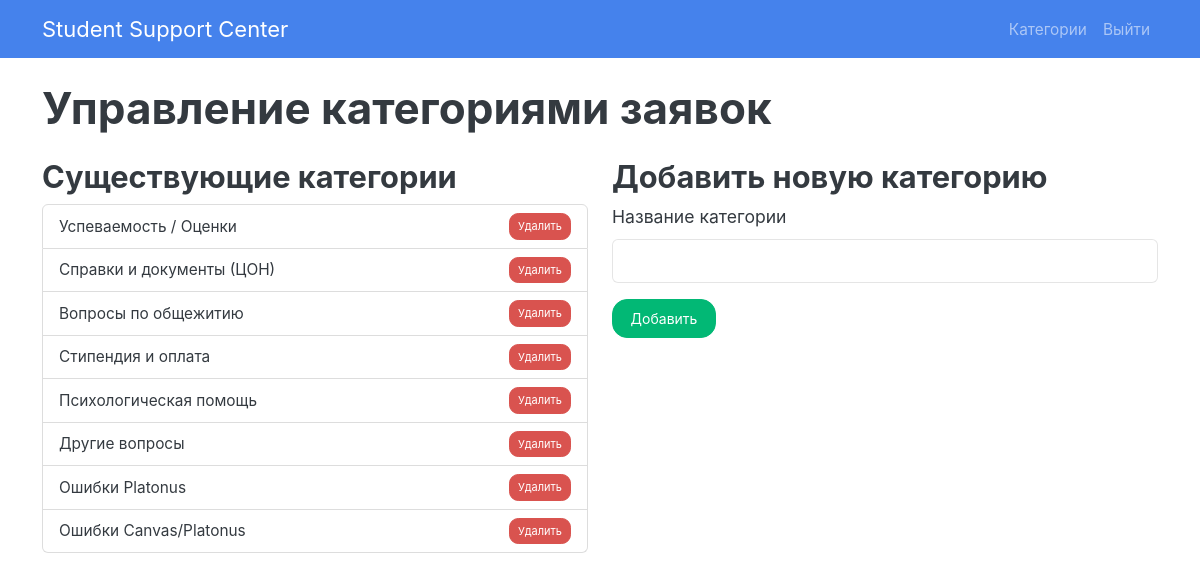
Page /admin/categories (signed in) on the committed database.
### app/models.py (models this page shows)
class Category(db.Model):
    id = db.Column(db.Integer, primary_key=True)
    name = db.Column(db.String(100), unique=True, nullable=False)

### app/routes.py (the view, shortened to what this page needs)
@main.route('/admin/categories', methods=['GET', 'POST'])
@login_required
@admin_required
def admin_categories():
    categories = Category.query.all()
    return render_template('admin_categories.html', categories=categories)

### app/routes.py (called while the page is built)
def admin_required(f):
    @wraps(f)
    def decorated_function(*args, **kwargs):
        if not current_user.is_authenticated or current_user.role != 'admin':
            flash('У вас нет доступа к этой странице.', 'danger')
            return redirect(url_for('main.index'))
        return f(*args, **kwargs)
    return decorated_function

### app/templates/admin_categories.html (shortened to what this page needs)
{% extends "base.html" %}
{% block content %}
<h1 class="mb-4">Управление категориями заявок</h1>
<div class="row">
    <div class="col-md-6">
        <h3>Существующие категории</h3>
        <ul class="list-group">
            {% for category in categories %}
            <li class="list-group-item d-flex justify-content-between align-items-center">
                {{ category.name }}
                <form action="{{ url_for('main.delete_category', category_id=category.id) }}" method="POST" onsubmit="return confirm('Вы уверены?');">
                    <button type="submit" class="btn btn-danger btn-sm">Удалить</button>
                </form>
            </li>
            {% else %}
            <li class="list-group-item">Категорий пока нет.</li>
            {% endfor %}
        </ul>
    </div>
    <div class="col-md-6">
        <h3>Добавить новую категорию</h3>
        <form method="POST" action="{{ url_for('main.admin_categories') }}">
            <div class="mb-3">
                <label for="name" class="form-label">Название категории</label>
                <input type="text" class="form-control" id="name" name="name" required>
            </div>
            <button type="submit" class="btn btn-success">Добавить</button>
        </form>
    </div>
</div>
{% endblock %}

### rows in the picture
Category: name "Успеваемость / Оценки"
Category: name "Справки и документы (ЦОН)"
Category: name "Вопросы по общежитию"
Category: name "Стипендия и оплата"
Category: name "Психологическая помощь"
Category: name "Другие вопросы"
Category: name "Ошибки Platonus"
Category: name "Ошибки Canvas/Platonus"
